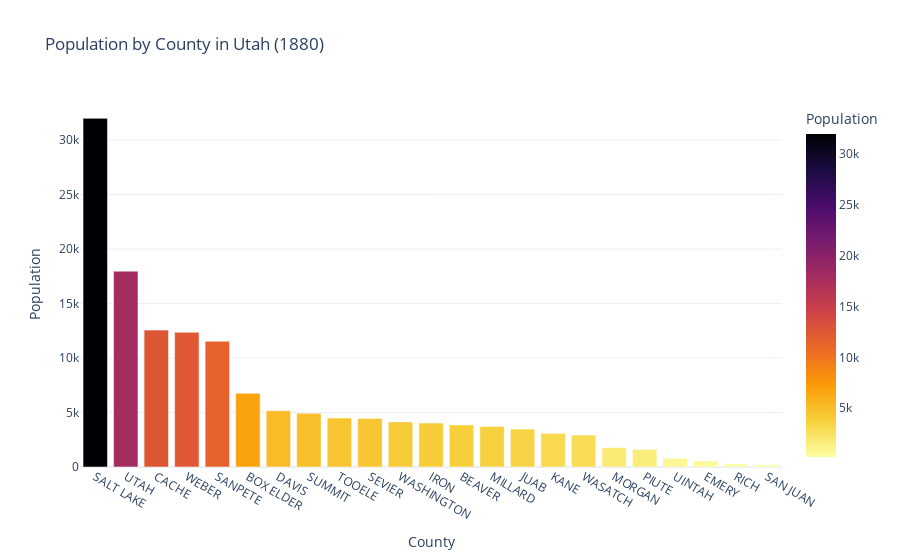

Notebook cell for this chart:
### Code cell
# Add color and use a cleaner template
fig = px.bar(
    county_counts,
    x='county',
    y='count',
    title='Population by County in Utah (1880)',
    labels={'county': 'County', 'count': 'Population'},
    color='count',                     # Color bars by population
    color_continuous_scale='Inferno_r',  # Use a reversed color scale
    template='plotly_white'            # Use a clean white template
)

# Display the chart
fig.show()

### Figure 1 — Plotly figure (JSON) as saved in the notebook; plotly's stock layout.template omitted (floating-point values rounded to 4 significant figures)
{"data": [{"alignmentgroup": "True", "hovertemplate": "County=%{x}<br>Population=%{marker.color}<extra></extra>", "legendgroup": "", "marker": {"color": [31989, 17967, 12562, 12358, 11538, 6766, 5166, 4921, 4496, 4457, 4140, 4034, 3864, 3719, 3477, 3090, 2928, 1783, 1616, 799, 556, 281, 204], "coloraxis": "coloraxis", "pattern": {"shape": ""}}, "name": "", "offsetgroup": "", "orientation": "v", "showlegend": false, "textposition": "auto", "type": "bar", "x": ["SALT LAKE", "UTAH", "CACHE", "WEBER", "SANPETE", "BOX ELDER", "DAVIS", "SUMMIT", "TOOELE", "SEVIER", "WASHINGTON", "IRON", "BEAVER", "MILLARD", "JUAB", "KANE", "WASATCH", "MORGAN", "PIUTE", "UINTAH", "EMERY", "RICH", "SAN JUAN"], "xaxis": "x", "y": [31989, 17967, 12562, 12358, 11538, 6766, 5166, 4921, 4496, 4457, 4140, 4034, 3864, 3719, 3477, 3090, 2928, 1783, 1616, 799, 556, 281, 204], "yaxis": "y"}], "layout": {"barmode": "relative", "coloraxis": {"colorbar": {"title": {"text": "Population"}}, "colorscale": [[0, "#fcffa4"], [0.1111, "#f7d13d"], [0.2222, "#fb9b06"], [0.3333, "#ed6925"], [0.4444, "#cf4446"], [0.5556, "#a52c60"], [0.6667, "#781c6d"], [0.7778, "#4a0c6b"], [0.8889, "#1b0c41"], [1, "#000004"]]}, "legend": {"tracegroupgap": 0}, "title": {"text": "Population by County in Utah (1880)"}, "xaxis": {"anchor": "y", "domain": [0, 1], "title": {"text": "County"}}, "yaxis": {"anchor": "x", "domain": [0, 1], "title": {"text": "Population"}}}}
